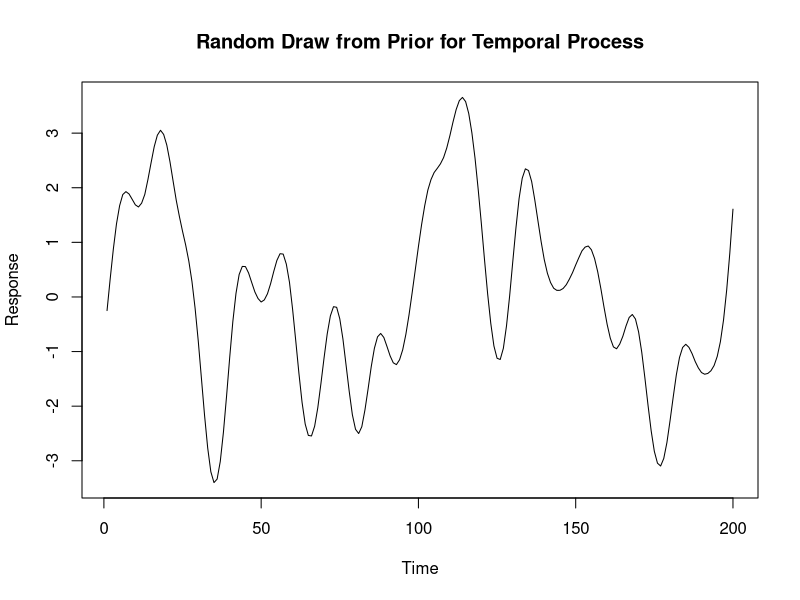
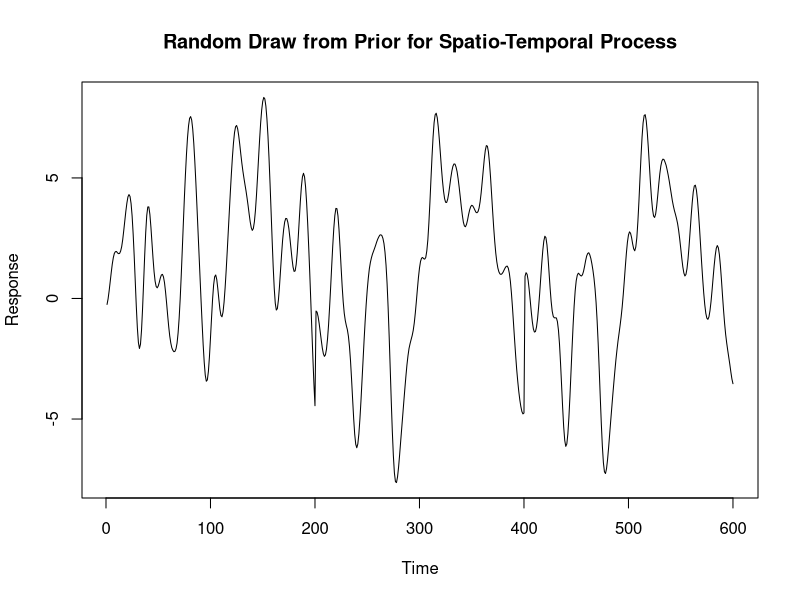
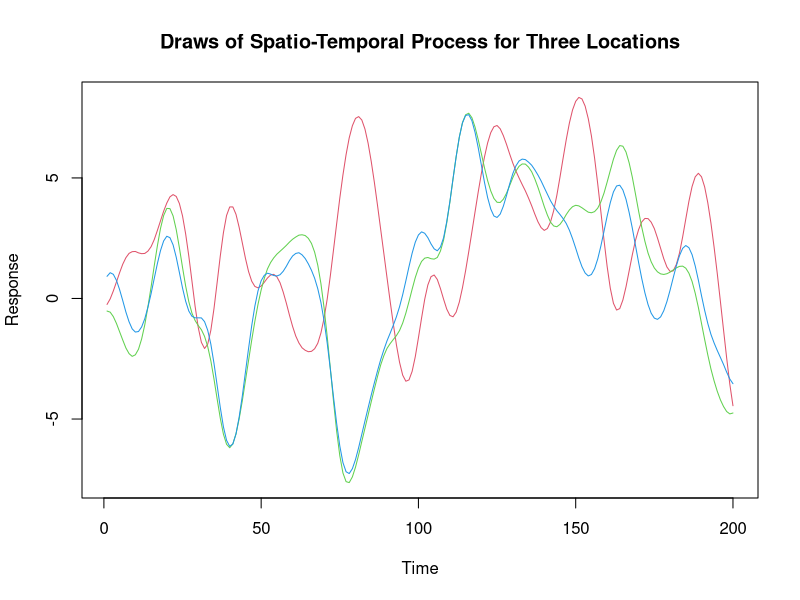
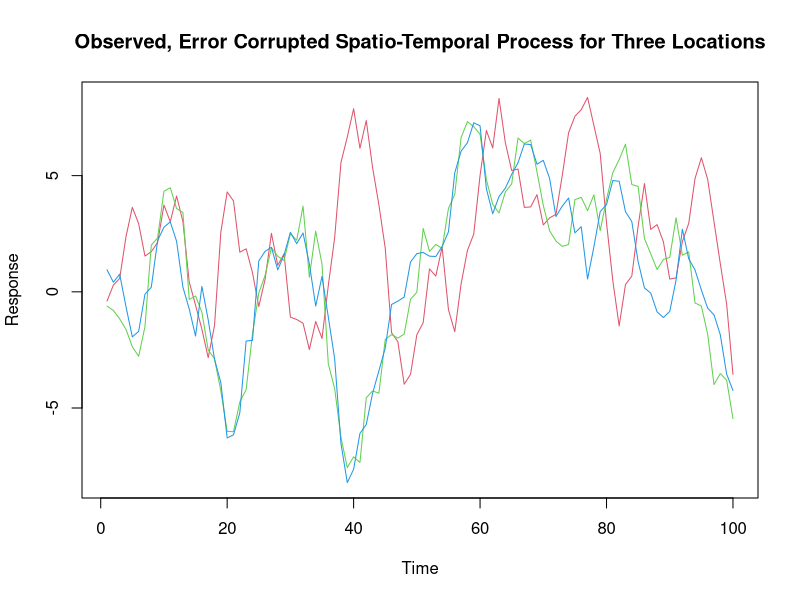
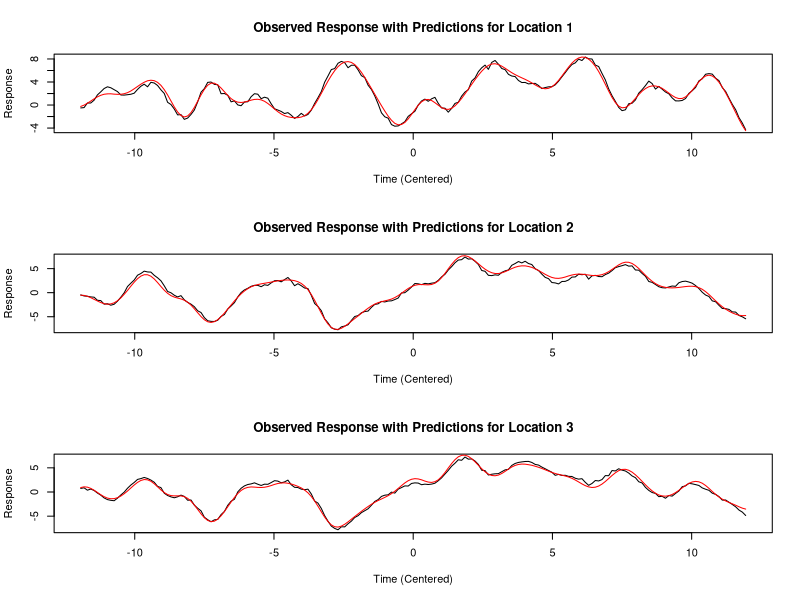

Recreate these plots in R, in order.
## ---- chunk 1
library(mvtnorm)
set.seed(2)

space.kern <- function(D, l2){
  exp(-1/(2*l2)*D)
}

space.D <- function(lat_long){
  D <- as.matrix(dist(lat_long, diag = TRUE, upper = TRUE))^2
}

time.kern <- function(D, l2){
  exp(-1/(2*l2)*D)
}

time.D <- function(tt){
  D <- as.matrix(dist(tt, diag = TRUE, upper = TRUE))^2
}

nloc <- 3
ntime <- 200
ntime_sub <- 100
N <- ntime*nloc
Nsub <- ntime_sub*nloc

lat_long <- cbind(runif(nloc, 35, 45),
                  runif(nloc, 65, 75))

tt <- seq(0, 24-24/ntime, length = ntime)
tt <- tt-mean(tt)
ind <- seq(1, length(tt), by = 2)
ind_all <- c(ind, ind+ntime, ind+2*ntime)
tt_sub <- tt[ind]

l2_time <- 0.5
l2_space <- 10

sig2_time <- 4
sig2_space <- 2
sig2 <- 0.5

D_time <- time.D(tt)
D_space <- space.D(lat_long)

K_time_true <- sig2_time*time.kern(D_time, l2_time) + diag(10e-6, ntime)
K_space_true <- sig2_space*space.kern(D_space, l2_space) + diag(10e-6, nloc)

par(mfrow = c(1, 1))

f_time <- t(rmvnorm(1, rep(0, ntime), K_time_true))
ts.plot(f_time, main = "Random Draw from Prior for Temporal Process",
        ylab = "Response")

K <- kronecker(K_space_true, K_time_true)

f <- t(rmvnorm(1, rep(0, N), K))
ts.plot(f, main = "Random Draw from Prior for Spatio-Temporal Process",
        ylab = "Response")

fmat <- matrix(f, nrow = ntime, ncol = nloc, byrow = FALSE)
ts.plot(fmat, col = 2:(nloc+1), 
        main = "Draws of Spatio-Temporal Process for Three Locations",
        ylab = "Response")

Y <- f[ind_all] + rnorm(Nsub, 0, sqrt(sig2))

Ymat <- matrix(Y, nrow = ntime_sub, ncol = nloc, byrow = FALSE)
ts.plot(Ymat, col = 2:(nloc+1),
        main = "Observed, Error Corrupted Spatio-Temporal Process for Three Locations",
        ylab = "Response")

niter <- 50

fsave <- matrix(0, niter, Nsub)
sig2_save <- rep(0, niter)
sig2_time_save <- rep(0, niter)
sig2_space_save <- rep(0, niter)

sig2_save[1] <- 2
sig2_time_save[1] <- 2
sig2_space_save[1] <- 2

sig2_a <- 2
sig2_b <- 2
sig2_time_a <- 2
sig2_time_b <- 2
sig2_space_a <- 2
sig2_space_b <- 2

D_space <- space.D(lat_long)
D_time <- time.D(tt_sub)
K_space <- space.kern(D_space, l2_space)
K_time <- time.kern(D_time, l2_time) + diag(10e-02, ntime_sub)
K_space_inv <- solve(K_space)
K_time_inv <- solve(K_time)

for (i in 2:niter){
  K_space_time <- kronecker(sig2_space_save[i-1]*K_space,
                       sig2_time_save[i-1]*K_time)
  sig2I <- diag(sig2_save[i-1], Nsub)
  f_Sigma <- K_space_time + sig2I
  
  f_post_Mu <- K_space_time%*%solve(f_Sigma, Y)
  f_post_Sigma <- K_space_time - K_space_time%*%solve(f_Sigma, K_space_time)
  
  fsave[i,] <- rmvnorm(1, f_post_Mu, f_post_Sigma)
  
  sig2_save[i] <- 1/rgamma(1, sig2_a + Nsub/2, 
                           sig2_b + 0.5*t(Y-fsave[i,])%*%(Y-fsave[i,]))
  
  sig2_space_Sigma <- kronecker(K_space_inv, 1/sig2_time_save[i-1]*K_time_inv)
  
  sig2_space_save[i] <- 1/rgamma(1, sig2_space_a + Nsub/2, 
                              sig2_space_b + 0.5*t(fsave[i,])%*%sig2_space_Sigma%*%fsave[i,])
  
  sig2_time_Sigma <- kronecker(1/sig2_space_save[i]*K_space_inv, K_time_inv)
  
  sig2_time_save[i] <- 1/rgamma(1, sig2_time_a + Nsub/2, 
                                sig2_time_b + 0.5*t(fsave[i,])%*%sig2_time_Sigma%*%fsave[i,])
}

f_pred <- matrix(0, niter, nloc*(ntime-ntime_sub))
In_sub <- diag(ntime_sub*nloc)

for (i in 1:niter){
  K <- kronecker(sig2_space_save[i]*K_space_true, sig2_time_save[i]*K_time_true)
  Kf <- K[ind_all, ind_all]
  Kfpred <- K[-ind_all, ind_all]
  Kpred <- K[-ind_all, -ind_all]

  YSig_inv <- solve(sig2_save[i]*In_sub + Kf, In_sub)
  Kpred_Sigma <- Kpred - Kfpred%*%YSig_inv%*%t(Kfpred)
  Kpred_Mu <- Kfpred%*%YSig_inv%*%Y
  
  f_pred[i,] <- rmvnorm(1, Kpred_Mu, Kpred_Sigma)
}

f_pred_all <- rep(0, N)
f_pred_all[ind_all] <- colMeans(fsave)
f_pred_all[-ind_all] <- colMeans(f_pred)
## ---- chunk 2
par(mfrow = c(3, 1))

plot(tt, f_pred_all[1:200], type = 'l',
     main = "Observed Response with Predictions for Location 1",
     ylab = "Response",
     xlab = "Time (Centered)")
lines(tt, f[1:200], col = 'red')

plot(tt, f_pred_all[201:400], type = 'l',
     main = "Observed Response with Predictions for Location 2",
     ylab = "Response",
     xlab = "Time (Centered)")
lines(tt, f[201:400], col = 'red')

plot(tt, f_pred_all[401:600], type = 'l',
     main = "Observed Response with Predictions for Location 3",
     ylab = "Response",
     xlab = "Time (Centered)")
lines(tt, f[401:600], col = 'red')
